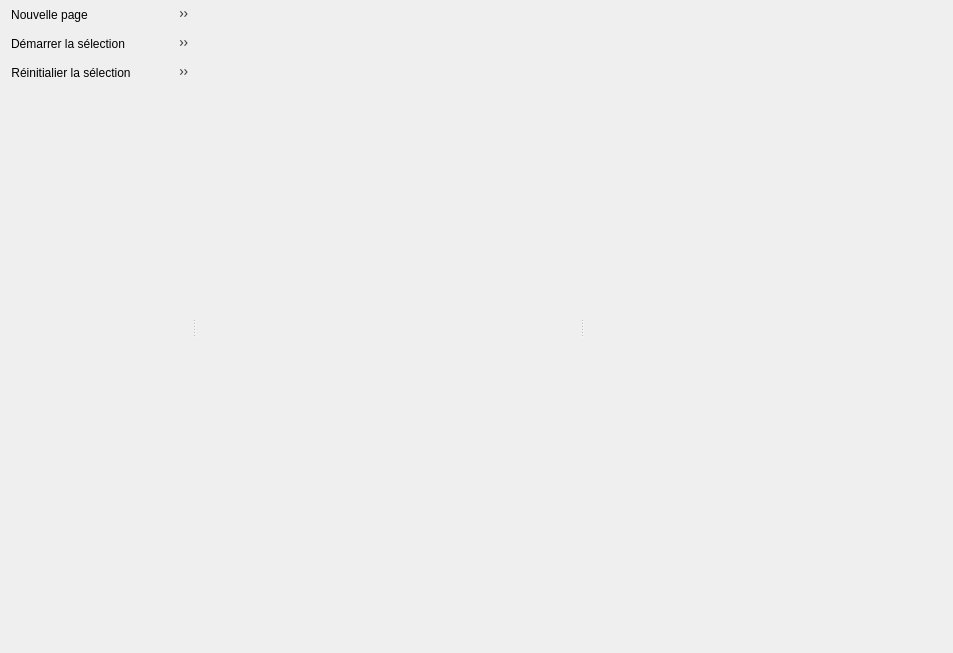
<?xml version="1.0" encoding="UTF-8"?>
<ui version="4.0">
 <class>ProcessFragment</class>
 <widget class="QWidget" name="ProcessFragment">
  <property name="geometry">
   <rect>
    <x>0</x>
    <y>0</y>
    <width>953</width>
    <height>653</height>
   </rect>
  </property>
  <property name="windowTitle">
   <string>ProcessFragment</string>
  </property>
  <layout class="QVBoxLayout" name="verticalLayout">
   <property name="spacing">
    <number>0</number>
   </property>
   <property name="leftMargin">
    <number>0</number>
   </property>
   <property name="topMargin">
    <number>0</number>
   </property>
   <property name="rightMargin">
    <number>0</number>
   </property>
   <property name="bottomMargin">
    <number>0</number>
   </property>
   <item>
    <widget class="QSplitter" name="splitter">
     <property name="orientation">
      <enum>Qt::Horizontal</enum>
     </property>
     <widget class="QWidget" name="widget_2" native="true">
      <property name="maximumSize">
       <size>
        <width>192</width>
        <height>16777215</height>
       </size>
      </property>
      <property name="baseSize">
       <size>
        <width>192</width>
        <height>0</height>
       </size>
      </property>
      <layout class="QVBoxLayout" name="verticalLayout_2">
       <property name="spacing">
        <number>0</number>
       </property>
       <property name="leftMargin">
        <number>0</number>
       </property>
       <property name="topMargin">
        <number>0</number>
       </property>
       <property name="rightMargin">
        <number>0</number>
       </property>
       <property name="bottomMargin">
        <number>0</number>
       </property>
       <item>
        <widget class="QToolBar" name="toolBar_3">
         <property name="windowTitle">
          <string>toolBar</string>
         </property>
         <addaction name="actionNouvelle_page"/>
         <addaction name="actionImporter_SEQ"/>
         <addaction name="actionSupprimer_la_s_lection"/>
        </widget>
       </item>
       <item>
        <widget class="QToolBar" name="toolBar_2">
         <property name="windowTitle">
          <string>toolBar</string>
         </property>
         <addaction name="actionD_marrer_la_selection"/>
         <addaction name="actionD_marrer_une_tape_sur_la_s_lection"/>
         <addaction name="actionPr_visualiser_l_tape_suivante_de_la_s_lection"/>
         <addaction name="actionMettre_en_pause_la_s_lection"/>
         <addaction name="actionArr_ter_la_s_lection"/>
        </widget>
       </item>
       <item>
        <widget class="QToolBar" name="toolBar">
         <property name="windowTitle">
          <string>toolBar</string>
         </property>
         <addaction name="actionR_initialier_la_s_lection"/>
         <addaction name="actionArr_ter_toutes_les_pages"/>
         <addaction name="actionMettre_en_pause_toutes_les_pages"/>
        </widget>
       </item>
       <item>
        <widget class="PageNavWidget" name="pageNav" native="true"/>
       </item>
      </layout>
     </widget>
     <widget class="PropsEditor" name="propsEditor" native="true">
      <property name="minimumSize">
       <size>
        <width>0</width>
        <height>0</height>
       </size>
      </property>
      <property name="maximumSize">
       <size>
        <width>384</width>
        <height>16777215</height>
       </size>
      </property>
      <property name="baseSize">
       <size>
        <width>384</width>
        <height>0</height>
       </size>
      </property>
     </widget>
     <widget class="QWidget" name="widget_2" native="true">
      <layout class="QGridLayout" name="gridLayout">
       <property name="leftMargin">
        <number>0</number>
       </property>
       <property name="topMargin">
        <number>0</number>
       </property>
       <property name="rightMargin">
        <number>0</number>
       </property>
       <property name="bottomMargin">
        <number>0</number>
       </property>
       <property name="spacing">
        <number>0</number>
       </property>
       <item row="1" column="0" colspan="2">
        <widget class="PreviewerWidget" name="previewer" native="true"/>
       </item>
       <item row="0" column="0" colspan="2">
        <layout class="QVBoxLayout" name="verticalLayout">
         <property name="leftMargin">
          <number>0</number>
         </property>
         <property name="topMargin">
          <number>0</number>
         </property>
         <property name="rightMargin">
          <number>0</number>
         </property>
         <property name="bottomMargin">
          <number>0</number>
         </property>
         <item>
          <widget class="TimelineWidget" name="timeline" native="true">
           <property name="styleSheet">
            <string notr="true"/>
           </property>
          </widget>
         </item>
        </layout>
       </item>
      </layout>
     </widget>
    </widget>
   </item>
  </layout>
  <action name="actionNouvelle_page">
   <property name="icon">
    <iconset resource="../../../../scan/resources.qrc">
     <normaloff>:/icons/add.png</normaloff>:/icons/add.png</iconset>
   </property>
   <property name="text">
    <string>Nouvelle page</string>
   </property>
  </action>
  <action name="actionImporter_SEQ">
   <property name="icon">
    <iconset resource="../../../../scan/resources.qrc">
     <normaloff>:/icons/import.png</normaloff>:/icons/import.png</iconset>
   </property>
   <property name="text">
    <string>Importer SEQ</string>
   </property>
  </action>
  <action name="actionD_marrer_la_selection">
   <property name="icon">
    <iconset resource="../../../../scan/resources.qrc">
     <normaloff>:/icons/play.png</normaloff>:/icons/play.png</iconset>
   </property>
   <property name="text">
    <string>Démarrer la sélection</string>
   </property>
  </action>
  <action name="actionD_marrer_une_tape_sur_la_s_lection">
   <property name="icon">
    <iconset resource="../../../../scan/resources.qrc">
     <normaloff>:/icons/next.png</normaloff>:/icons/next.png</iconset>
   </property>
   <property name="text">
    <string>Démarrer une étape sur la sélection</string>
   </property>
  </action>
  <action name="actionMettre_en_pause_la_s_lection">
   <property name="icon">
    <iconset resource="../../../../scan/resources.qrc">
     <normaloff>:/icons/pause.png</normaloff>:/icons/pause.png</iconset>
   </property>
   <property name="text">
    <string>Mettre en pause la sélection</string>
   </property>
  </action>
  <action name="actionArr_ter_la_s_lection">
   <property name="icon">
    <iconset resource="../../../../scan/resources.qrc">
     <normaloff>:/icons/stop.png</normaloff>:/icons/stop.png</iconset>
   </property>
   <property name="text">
    <string>Arrêter la sélection</string>
   </property>
  </action>
  <action name="actionArr_ter_toutes_les_pages">
   <property name="icon">
    <iconset resource="../../../../scan/resources.qrc">
     <normaloff>:/icons/pauseAll.png</normaloff>:/icons/pauseAll.png</iconset>
   </property>
   <property name="text">
    <string>Arrêter toutes les pages</string>
   </property>
  </action>
  <action name="actionMettre_en_pause_toutes_les_pages">
   <property name="icon">
    <iconset resource="../../../../scan/resources.qrc">
     <normaloff>:/icons/stopAll.png</normaloff>:/icons/stopAll.png</iconset>
   </property>
   <property name="text">
    <string>Mettre en pause toutes les pages</string>
   </property>
  </action>
  <action name="actionR_initialier_la_s_lection">
   <property name="icon">
    <iconset resource="../../../../scan/resources.qrc">
     <normaloff>:/icons/reset.png</normaloff>:/icons/reset.png</iconset>
   </property>
   <property name="text">
    <string>Réinitialier la sélection</string>
   </property>
  </action>
  <action name="actionPr_visualiser_l_tape_suivante_de_la_s_lection">
   <property name="icon">
    <iconset resource="../../../../scan/resources.qrc">
     <normaloff>:/icons/preview.png</normaloff>:/icons/preview.png</iconset>
   </property>
   <property name="text">
    <string>Prévisualiser l'étape suivante de la sélection</string>
   </property>
  </action>
  <action name="actionSupprimer_la_s_lection">
   <property name="icon">
    <iconset resource="../../../../scan/resources.qrc">
     <normaloff>:/icons/delete.png</normaloff>:/icons/delete.png</iconset>
   </property>
   <property name="text">
    <string>Supprimer la sélection</string>
   </property>
  </action>
 </widget>
 <customwidgets>
  <customwidget>
   <class>PageNavWidget</class>
   <extends>QWidget</extends>
   <header>../../../src/components/PageNavWidget.h</header>
   <container>1</container>
  </customwidget>
  <customwidget>
   <class>TimelineWidget</class>
   <extends>QWidget</extends>
   <header>../../../src/widgets/TimelineWidget.h</header>
   <container>1</container>
  </customwidget>
  <customwidget>
   <class>PreviewerWidget</class>
   <extends>QWidget</extends>
   <header>../../../src/components/PreviewerWidget.h</header>
   <container>1</container>
  </customwidget>
  <customwidget>
   <class>PropsEditor</class>
   <extends>QWidget</extends>
   <header>../../../src/components/props/PropsEditor.h</header>
   <container>1</container>
  </customwidget>
 </customwidgets>
 <resources>
  <include location="../../../../scan/resources.qrc"/>
 </resources>
 <connections/>
</ui>
